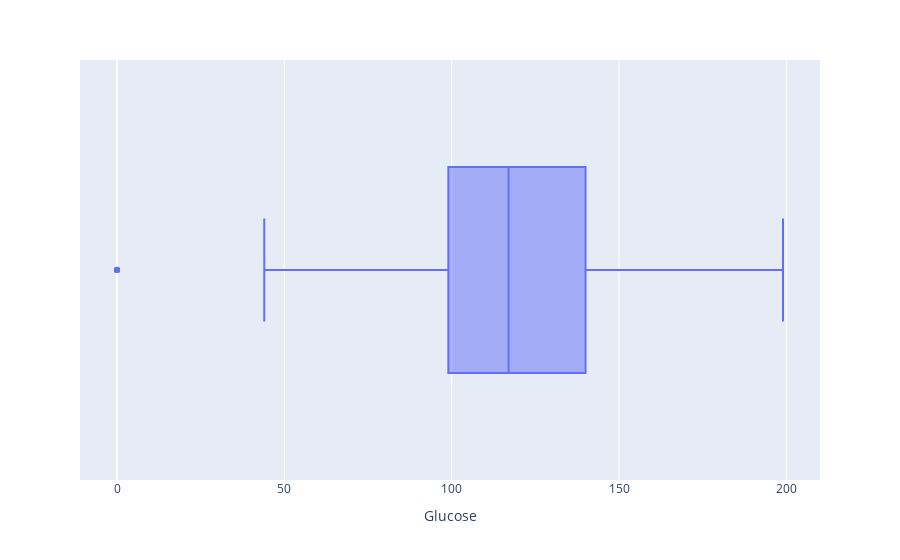

Here is the notebook cell this chart was saved with:
### Code cell
px.box(data_frame=df,x="Glucose")

### Figure 1 — Plotly figure (JSON) as saved in the notebook; plotly's stock layout.template omitted (floating-point values rounded to 4 significant figures; data arrays with more than 128 entries replaced by an {"elided": "..."} marker saying what was removed)
{"data": [{"alignmentgroup": "True", "hovertemplate": "Glucose=%{x}<extra></extra>", "legendgroup": "", "marker": {"color": "#636efa"}, "name": "", "notched": false, "offsetgroup": "", "orientation": "h", "showlegend": false, "type": "box", "x": {"elided": "764 int values"}, "x0": " ", "xaxis": "x", "y0": " ", "yaxis": "y"}], "layout": {"boxmode": "group", "legend": {"tracegroupgap": 0}, "margin": {"t": 60}, "xaxis": {"anchor": "y", "domain": [0, 1], "title": {"text": "Glucose"}}, "yaxis": {"anchor": "x", "domain": [0, 1]}}}
